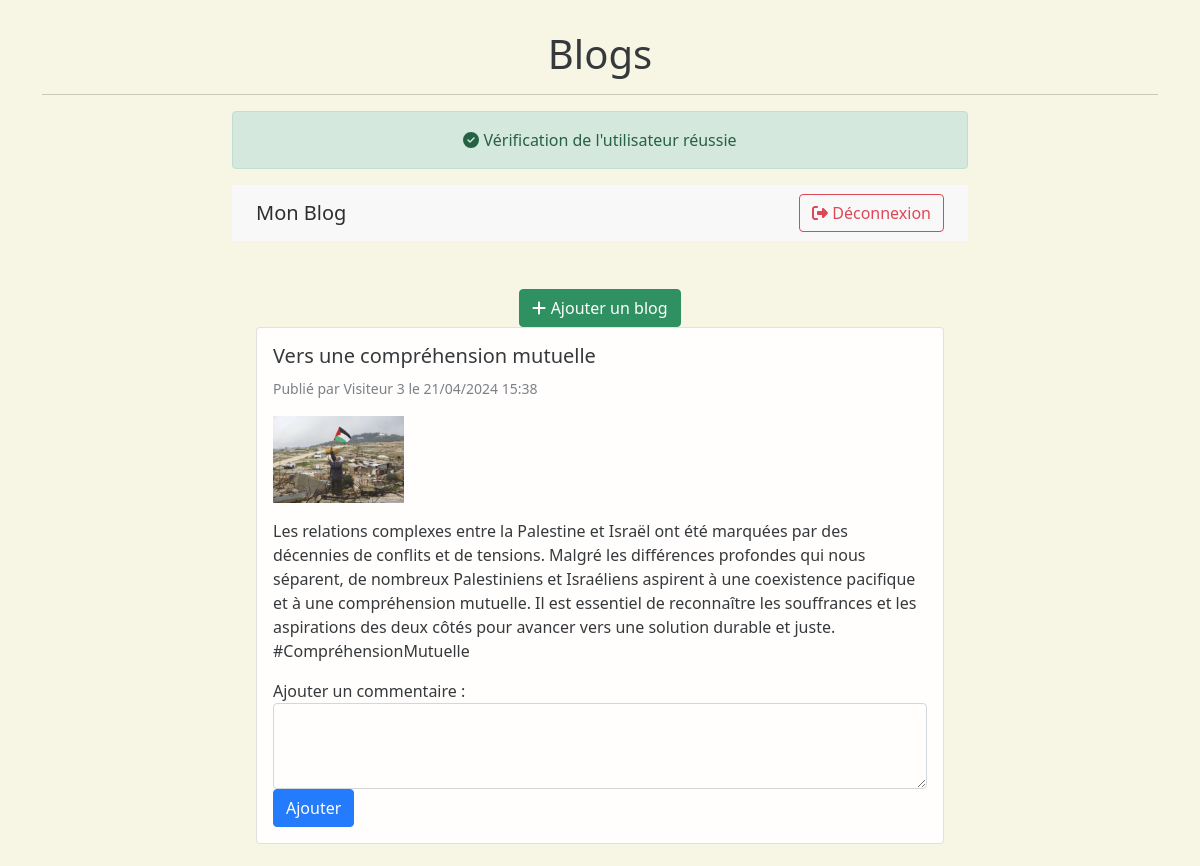
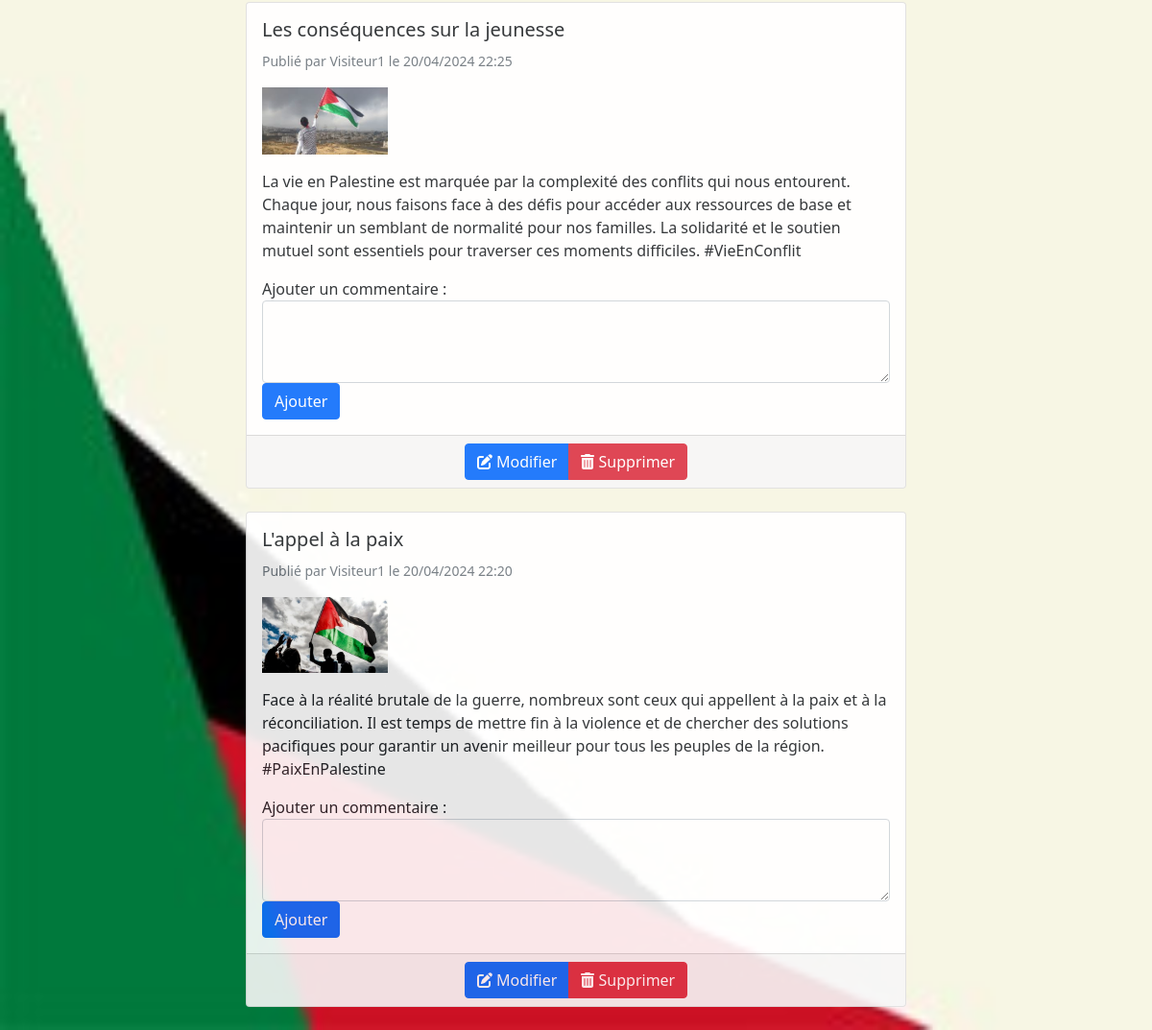
/index.php (signed in), run on the app's committed database (2 pictures, top to bottom).
### tables this page shows
CREATE TABLE `blogs` (
  `id` int(255) NOT NULL,
  `user_id` int(255) NOT NULL,
  `titre` varchar(255) NOT NULL,
  `image` varchar(255) DEFAULT NULL,
  `date` timestamp NOT NULL DEFAULT current_timestamp() ON UPDATE current_timestamp(),
  `contenu` text NOT NULL
);

CREATE TABLE `users` (
  `id` int(255) NOT NULL,
  `name` varchar(255) NOT NULL,
  `email` varchar(255) NOT NULL,
  `password` varchar(255) NOT NULL
);

### index.php (the view, shortened to what this page needs)
<?php
include 'conn.php';
$stmt = $pdo->prepare('SELECT b.*, u.name FROM blogs b INNER JOIN users u ON b.user_id = u.id ORDER BY b.date DESC');
$stmt->execute();
$blogs = $stmt->fetchAll();
?>
<!DOCTYPE html>
<html>
<head>
    <link rel="stylesheet" type="text/css" href="https://cdn.jsdelivr.net/npm/bootstrap@5.0.2/dist/css/bootstrap.min.css">
    <link rel="stylesheet" href="https://cdnjs.cloudflare.com/ajax/libs/font-awesome/6.1.1/css/all.min.css">
</head>
<body>
<div class="container">
    <h1 class="text-center" style="margin-top:30px;">Blogs</h1>
    <hr>
    <div class="row justify-content-md-center">
        <div class="col-md-8">
            <?php
                if(isset($_SESSION['success'])){
                    echo "
                        <div class='alert alert-success text-center'>
                            <i class='fas fa-check-circle'></i> ".$_SESSION['success']."
                        </div>
                    ";
                }
            ?>
            <?php if(isset($_SESSION['user_id'])): ?>
                <nav class="navbar navbar-expand-lg navbar-light bg-light sticky-top">
                    <div class="container-fluid">
                        <a class="navbar-brand" href="#">Mon Blog</a>
                        <div class="collapse navbar-collapse justify-content-end" id="navbarNav">
                            <form class="form-inline my-2 my-lg-0" action="index.php?logout=true" method="POST">
                                <button class="btn btn-outline-danger my-2 my-sm-0" type="submit"> <i class="fas fa-sign-out-alt"></i> Déconnexion</button>
                            </form>
                        </div>
                    </div>
                </nav>
                <div class="container mt-5">
                    <div class="text-center mt-4">
                        <a href="add_blog.php" class="btn btn-success"><i class="fas fa-plus"></i> Ajouter un blog</a>
                    </div>
                    <?php foreach($blogs as $blog): ?>
                        <div class="card mb-4">
                            <div class="card-body">
                                <h5 class="card-title"><?php echo htmlspecialchars($blog['titre']); ?></h5>
                                <p class="card-text">
                                    <small class="text-muted">
                                        Publié par <?php echo htmlspecialchars($blog['name']); ?> le <?php echo date('d/m/Y H:i', strtotime($blog['date'])); ?>
                                    </small>
                                </p>
                                <?php if (isset($blog['image']) && !empty($blog['image'])): ?>
                                    <div class="mb-3">
                                        <img src="./src/<?php echo $blog['image']; ?>" alt="Image du blog" style="max-width: 20%;">
                                    </div>
                                <?php endif; ?>
                                <p class="card-text"><?php echo htmlspecialchars($blog['contenu']); ?></p>
                                <form method="POST" action="add_comment.php" class="mt-3">
                                    <div class="form-group">
                                        <label for="commentaire">Ajouter un commentaire :</label>
                                        <textarea class="form-control" id="commentaire" name="commentaire" rows="3" required></textarea>
                                    </div>
                                    <button type="submit" class="btn btn-primary">Ajouter</button>
                                </form>
                            </div>
                            <?php if($_SESSION['user_id'] == $blog['user_id']): ?>
                                <div class="card-footer text-center">
                                    <div class="btn-group " role="group">
                                        <a href="edit_blog.php?id=<?php echo $blog['id']; ?>" class="btn btn-primary"><i class="fas fa-edit"></i> Modifier</a>
                                        <a href="delete_blog.php?id=<?php echo $blog['id']; ?>" class="btn btn-danger"><i class="fas fa-trash-alt"></i> Supprimer</a>
                                    </div>
                                </div>
                            <?php endif; ?>
                        </div>
                    <?php endforeach; ?>
                </div>
            <?php endif; ?>
        </div>
    </div>
</div>
</body>
</html>

### index.php (style rules this page uses)
body { background-image: url('./src/background1.png'); background-size: cover; background-repeat: no-repeat; background-attachment: fixed; opacity: 0.90; }

### data on the page
blogs: titre "Vers une compréhension mutuelle", user.name "Visiteur 3", date "21/04/2024 15:38", image (picture), contenu "Les relations complexes entre la Palestine et Israël ont été marquées par des décennies de conflits et de tensions. Malgré les différences profondes qui nous séparent, de nombreux Palestiniens et Israéliens aspirent à une coexistence pacifique et à une compréhension mutuelle. Il est essentiel de reconnaître les souffrances et les aspirations des deux côtés pour avancer vers une solution durable et juste. #CompréhensionMutuelle"
blogs: titre "Les conséquences sur la jeunesse", user.name "Visiteur1", date "20/04/2024 22:25", image (picture), contenu "La vie en Palestine est marquée par la complexité des conflits qui nous entourent. Chaque jour, nous faisons face à des défis pour accéder aux ressources de base et maintenir un semblant de normalité pour nos familles. La solidarité et le soutien mutuel sont essentiels pour traverser ces moments difficiles. #VieEnConflit"
blogs: titre "L'appel à la paix", user.name "Visiteur1", date "20/04/2024 22:20", image (picture), contenu "Face à la réalité brutale de la guerre, nombreux sont ceux qui appellent à la paix et à la réconciliation. Il est temps de mettre fin à la violence et de chercher des solutions pacifiques pour garantir un avenir meilleur pour tous les peuples de la région. #PaixEnPalestine"

### other printed values
$_SESSION['success'] "Vérification de l'utilisateur réussie"
